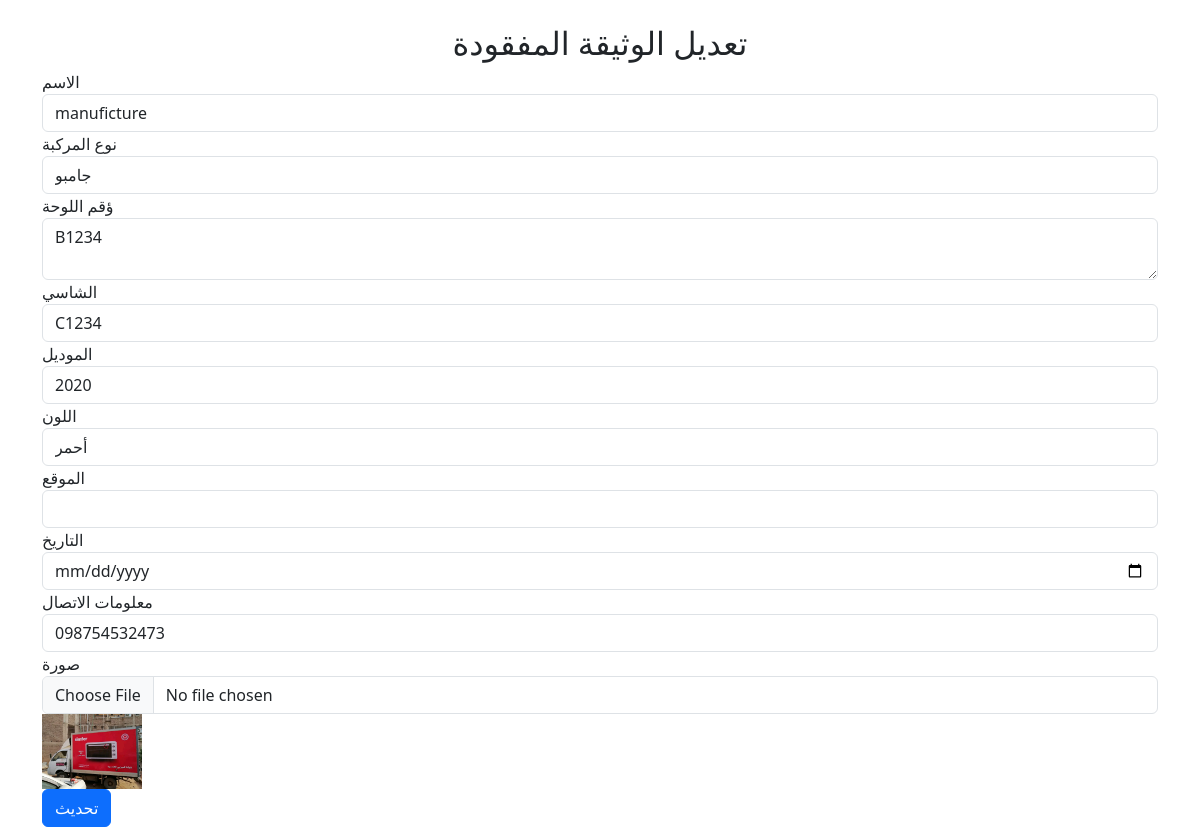
Screenshot of /update_lost_vehicles.php?id=6000 (signed in) with the database file from the repository.
### tables this page shows
CREATE TABLE `lost_vehicles` (
  `id` int(11) NOT NULL,
  `name` varchar(100) NOT NULL,
  `vehicle_type` varchar(100) NOT NULL,
  `plate_number` varchar(255) NOT NULL,
  `chassis` varchar(255) NOT NULL,
  `model` varchar(255) NOT NULL,
  `color` varchar(255) NOT NULL,
  `location` varchar(100) DEFAULT NULL,
  `date` date NOT NULL,
  `contact` varchar(255) NOT NULL,
  `image` varchar(255) NOT NULL,
  `user_id` int(11) DEFAULT NULL
);

### update_lost_vehicles.php (the view, shortened to what this page needs)
<?php
include('config.php');
if (isset($_GET['id'])) {
    $id = $_GET['id'];
    $result = mysqli_query($con, "SELECT * FROM lost_vehicles WHERE id='$id'");
    $row = mysqli_fetch_array($result);
} else {
    header("Location: view_lost_vehicles.php");
    exit;
}
?>
<!DOCTYPE html>
<html lang="ar">
<head>
    <link rel="stylesheet" href="bootstrap/css/bootstrap.min.css">
</head>
<body>
    <div class="container">
        <h2 class="text-center mt-4">تعديل الوثيقة المفقودة</h2>
        <form action="" method="post" enctype="multipart/form-data">
            <div class="form-group">
                <label for="name">الاسم</label>
                <input type="text" name="name" class="form-control" value="<?php echo $row['name']; ?>" required>
            </div>
            <div class="form-group">
                <label for="vehicle_type">نوع المركبة</label>
                <input type="text" name="vehicle_type" class="form-control" value="<?php echo $row['vehicle_type']; ?>" required>
            </div>
            <div class="form-group">
                <label for="plate_number">ؤقم اللوحة</label>
                <textarea name="plate_number" class="form-control" required><?php echo $row['plate_number']; ?></textarea>
            </div>
            <div class="form-group">
                <label for="chassis">الشاسي</label>
                <input type="text" name="chassis" class="form-control" value="<?php echo $row['chassis']; ?>" required>
            </div>
            <div class="form-group">
                <label for="model">الموديل</label>
                <input type="text" name="model" class="form-control" value="<?php echo $row['model']; ?>" required>
            </div>
            <div class="form-group">
                <label for="color">اللون</label>
                <input type="text" name="color" class="form-control" value="<?php echo $row['color']; ?>" required>
            </div>
            <div class="form-group">
                <label for="location_lost">الموقع</label>
                <input type="text" name="location_lost" class="form-control" value="<?php echo $row['location_lost']; ?>" required>
            </div>
            <div class="form-group">
                <label for="date_lost">التاريخ</label>
                <input type="date" name="date_lost" class="form-control" value="<?php echo $row['date_lost']; ?>" required>
            </div>
            <div class="form-group">
                <label for="contact">معلومات الاتصال</label>
                <input type="text" name="contact" class="form-control" value="<?php echo $row['contact']; ?>" required>
            </div>
            <div class="form-group">
                <label for="image">صورة</label>
                <input type="file" name="image" class="form-control">
                <img src="<?php echo $row['image']; ?>" width="100" alt="Document Image">
            </div>
            <button type="submit" name="update" class="btn btn-primary btn-block">تحديث</button>
        </form>
    </div>
</body>
</html>

### rows the page displays
lost_vehicles: name "manuficture", vehicle_type "جامبو", plate_number "B1234", chassis "C1234", model "2020", color "أحمر", contact "098754532473", image (picture)
